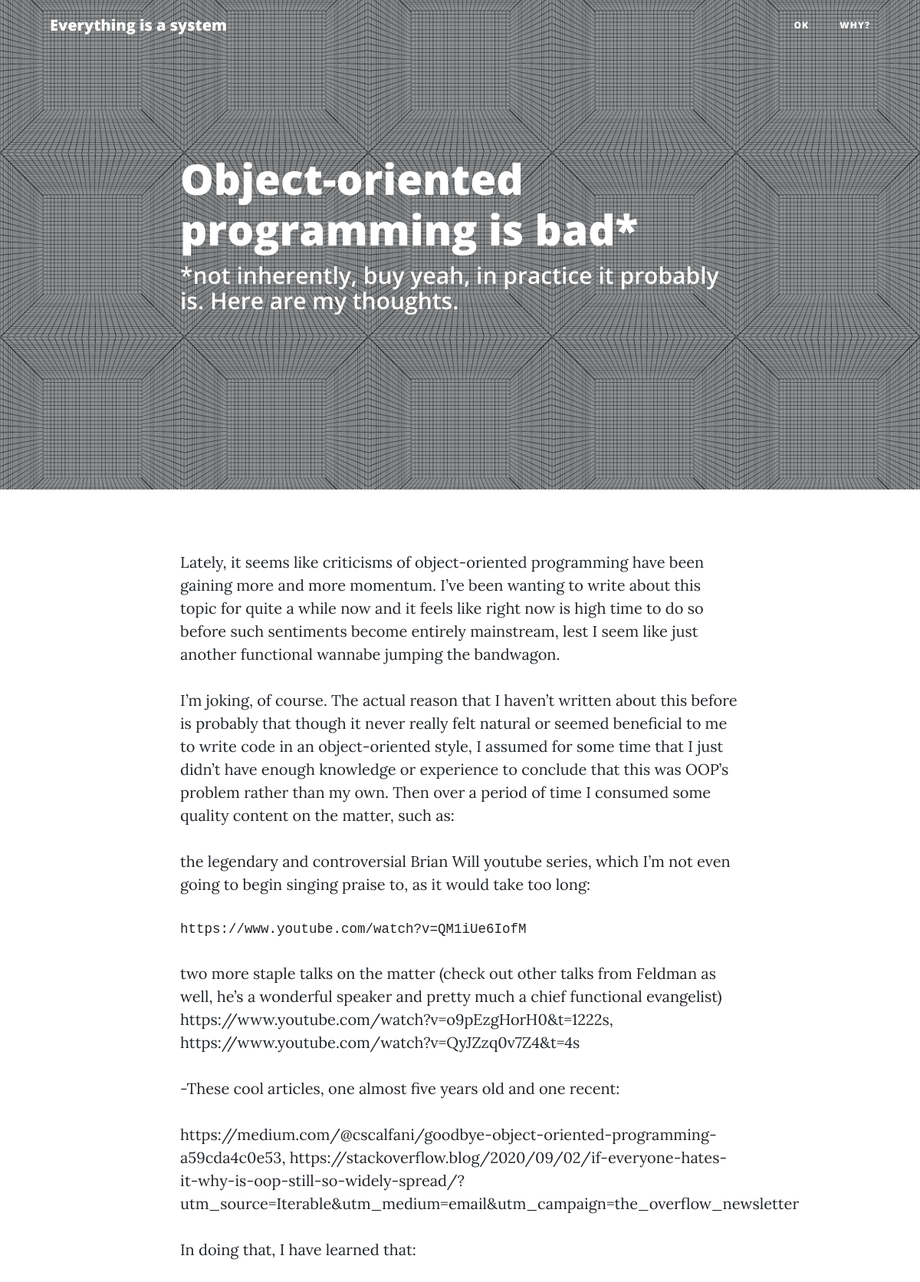
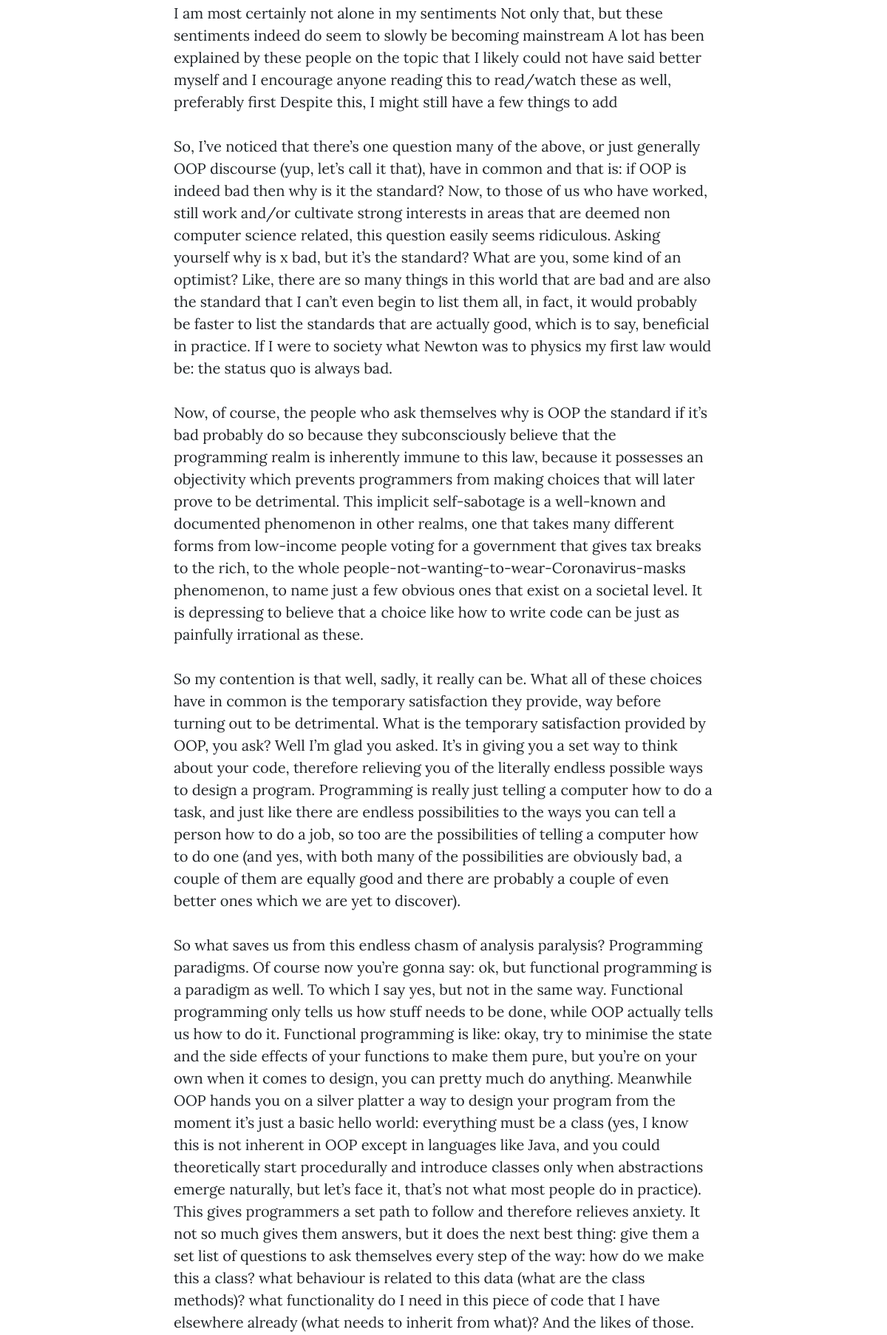
/post/1 (upper part), run on the app's committed database (2 pictures, top to bottom).
### mainapp/models.py (models this page shows)
class BlogPost(models.Model):
    title = models.CharField(max_length=500)
    subtitle = models.TextField(default=" ")
    content = models.TextField()
    created_on = models.DateTimeField(auto_now_add=True)

### mainapp/views.py (the view)
# urls.py: path('post/<int:pk>', views.post, name='blogpost')
def post(request, pk):
    post = BlogPost.objects.get(pk=pk)
    title = post.title
    subtitle = post.subtitle
    content = post.content
    context = {'title': title, 'subtitle': subtitle, 'content': content}
    return render(request, 'post.html', context)

### mainapp/templatetags/markdown_extras.py (called while the page is built)
@register.filter()
@stringfilter
def markdown(value):
    return md.markdown(value, extensions=['markdown.extensions.fenced_code'])

### mainapp/templates/post.html (shortened to what this page needs)
{% extends 'base.html' %}
{% load static %}
{% load markdown_extras %}
{% block maintitle %}
<div class="container">
  <div class="row">
    <div class="col-lg-8 col-md-10 mx-auto">
      <div class="post-heading">
        <h1> {{ title }} </h1>
        <h2 class="subheading"> {{ subtitle }} </h2>
      </div>
    </div>
  </div>
</div>
{% endblock %}
{% block post %}
  <article>
    <div class="container">
      <div class="row">
        <div class="col-lg-8 col-md-10 mx-auto">
          {{ content | markdown | safe }}
        </div>
      </div>
    </div>
  </article>
{% endblock %}

### assets/css/clean-blog.css (style rules this page uses)
body { font-size: 20px; color: #212529; font-family: 'Lora', 'Times New Roman', serif; }
p { line-height: 1.5; margin: 30px 0; }
h1, h2, h3, h4, h5, h6 { font-weight: 800; font-family: 'Open Sans', 'Helvetica Neue', Helvetica, Arial, sans-serif; }
header.masthead .page-heading, header.masthead .post-heading, header.masthead .site-heading { padding: 200px 0 150px; color: white; }
@media only screen and (min-width: 768px) { header.masthead .page-heading, header.masthead .post-heading, header.masthead .site-heading { padding: 200px 0; } }
header.masthead .post-heading h1 { font-size: 35px; }
header.masthead .post-heading .meta, header.masthead .post-heading .subheading { line-height: 1.1; display: block; }
header.masthead .post-heading .subheading { font-size: 24px; font-weight: 600; margin: 10px 0 30px; font-family: 'Open Sans', 'Helvetica Neue', Helvetica, Arial, sans-serif; }
@media only screen and (min-width: 768px) { header.masthead .post-heading h1 { font-size: 55px; } }
@media only screen and (min-width: 768px) { header.masthead .post-heading .subheading { font-size: 30px; } }

### data on the page
BlogPost: title "Object-oriented programming is bad*", subtitle "*not inherently, buy yeah, in practice it probably is. Here are my thoughts.", content "Lately, it seems like criticisms of object-oriented programming have been gaining more and more momentum. I’ve been wanting to write about this topic for quite a while now and it feels like right now is high time to do so before such sentiments become entirely mainstream, lest I seem like just another functional wannabe jumping the bandwagon. I’m joking, of course. The actual reason that I haven’t written about this before is probably that though it never really felt natural or seemed beneficial to me to write code in an object-oriented style, I assumed for some time that I just didn’t have enough knowledge or experience to conclude that this was OOP’s problem rather than my own. Then over…"
